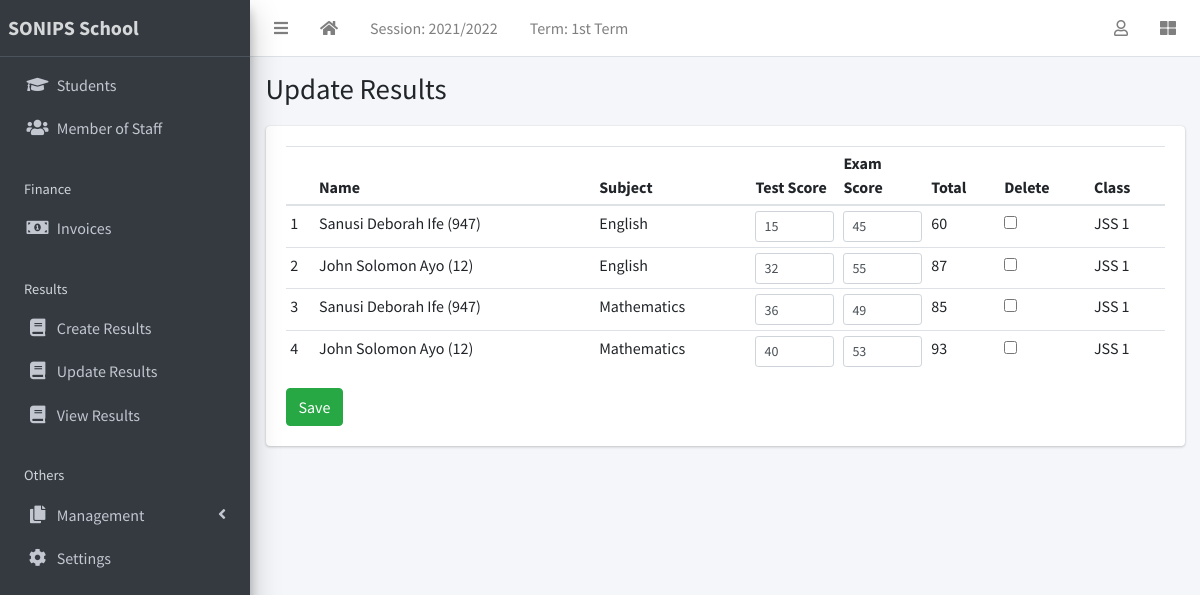
Screenshot of /result/edit-results/ (signed in) with the database file from the repository.
### apps/corecode/models.py (models this page shows, shortened)
class AcademicSession(models.Model):
    name = models.CharField(max_length=200, unique=True)
    current = models.BooleanField(default=True)
    class Meta:
        ordering = ["-name"]

class AcademicTerm(models.Model):
    name = models.CharField(max_length=20, unique=True)
    current = models.BooleanField(default=True)
    class Meta:
        ordering = ["name"]

class Subject(models.Model):
    name = models.CharField(max_length=200, unique=True)
    class Meta:
        ordering = ["name"]
    def __str__(self):
        return self.name

class StudentClass(models.Model):
    name = models.CharField(max_length=200, unique=True)
    class Meta:
        verbose_name = "Class"
        verbose_name_plural = "Classes"
        ordering = ["name"]
    def __str__(self):
        return self.name

### apps/result/models.py (models this page shows, shortened)
class Result(models.Model):
    student = models.ForeignKey(Student, on_delete=models.CASCADE)
    session = models.ForeignKey(AcademicSession, on_delete=models.CASCADE)
    term = models.ForeignKey(AcademicTerm, on_delete=models.CASCADE)
    current_class = models.ForeignKey(StudentClass, on_delete=models.CASCADE)
    subject = models.ForeignKey(Subject, on_delete=models.CASCADE)
    test_score = models.IntegerField(default=0)
    exam_score = models.IntegerField(default=0)
    class Meta:
        ordering = ["subject"]
    def total_score(self):
        return self.test_score + self.exam_score

### apps/students/models.py (models this page shows, shortened)
class Student(models.Model):
    STATUS_CHOICES = [("active", "Active"), ("inactive", "Inactive")]
    GENDER_CHOICES = [("male", "Male"), ("female", "Female")]
    current_status = models.CharField(
        max_length=10, choices=STATUS_CHOICES, default="active"
    )
    registration_number = models.CharField(max_length=200, unique=True)
    surname = models.CharField(max_length=200)
    firstname = models.CharField(max_length=200)
    other_name = models.CharField(max_length=200, blank=True)
    gender = models.CharField(max_length=10, choices=GENDER_CHOICES, default="male")
    date_of_birth = models.DateField(default=timezone.now)
    current_class = models.ForeignKey(
        StudentClass, on_delete=models.SET_NULL, blank=True, null=True
    )
    date_of_admission = models.DateField(default=timezone.now)
    mobile_num_regex = RegexValidator(
        regex="^([0|\+[0-9]{1,5})?([0-9]{10})$", message="Entered mobile number isn't in a right format!"
    )
    parent_mobile_number = models.CharField(
        validators=[mobile_num_regex], max_length=13, blank=True
    )
    address = models.TextField(blank=True)
    others = models.TextField(blank=True)
    passport = models.ImageField(blank=True, upload_to="students/passports/")
    class Meta:
        ordering = ["surname", "firstname", "other_name"]
    def __str__(self):
        return f"{self.surname} {self.firstname} {self.other_name} ({self.registration_number})"

### apps/result/views.py (the view)
# urls.py: path("edit-results/", edit_results, name="edit-results"),
@login_required
def edit_results(request):
    if request.method == "POST":
        form = EditResults(request.POST)
        if form.is_valid():
            form.save()
            messages.success(request, "Results successfully updated")
            return redirect("edit-results")
    else:
        results = Result.objects.filter(
            session=request.current_session, term=request.current_term
        )
        form = EditResults(queryset=results)
    return render(request, "result/edit_results.html", {"formset": form})

### apps/corecode/context_processors.py (called while the page is built)
def site_defaults(request):
    current_session = AcademicSession.objects.get(current=True)
    current_term = AcademicTerm.objects.get(current=True)
    contexts = {
        "current_session": current_session.name,
        "current_term": current_term.name,
    }
    return contexts

### apps/result/templates/result/edit_results.html (shortened to what this page needs)
{% extends 'base.html' %}
{% load widget_tweaks %}
{% block title %}
Update Results
{% endblock title %}
{% block content %}
<form method="POST">
  <table id="studenttable" class="table table-sm">
    <thead>
      <tr>
        <th></th>
        <th>Name</th>
        <th>Subject</th>
        <th>Test Score</th>
        <th>Exam Score</th>
        <th>Total</th>
        <th>Delete</th>
        <th>Class</th>
      </tr>
    </thead>
    <tbody>
      {% for form in formset %}
        <tr>
          <td>{{forloop.counter }}</td>
          <td>{{form.instance.student }}</td>
          <td>{{form.instance.subject}}</td>
          <td style="width: 10%;">{{form.test_score | add_class:"form-control form-control-sm"}}</td>
          <td style="width: 10%;">{{form.exam_score | add_class:"form-control form-control-sm"}}</td>
          <td>{{form.instance.total_score}}</td>
          <td>{{form.DELETE}}</td>
          <td>{{form.instance.current_class}}</td>
        </tr>
      {% endfor %}
    </tbody>
  </table>
  <input type="submit" class="btn btn-success" value="Save">
  </form>
{% endblock content %}

### templates/base.html (shortened to what this page needs)
{% load static %}
<!DOCTYPE html>
<html lang="en">
<head>
  <link rel="stylesheet" href="{% static 'plugins/fontawesome-free/css/all.min.css' %}">
  <link rel="stylesheet" href="{% static 'plugins/toastr/toastr.min.css' %}">
  <link rel="stylesheet" href="{% static 'plugins/overlayScrollbars/css/OverlayScrollbars.min.css' %}">
  <link rel="stylesheet" href="{% static 'plugins/Datatables/datatables.min.css' %}" />
  <link rel="stylesheet" href="{% static 'dist/css/adminlte.min.css' %}">
</head>
<body
  class="hold-transition sidebar-mini layout-fixed layout-navbar-fixed layout-footer-fixed">
  <div class="wrapper">
    <nav class="main-header navbar navbar-expand navbar-white navbar-light">
      <ul class="navbar-nav">
        <li class="nav-item">
          <a class="nav-link" data-widget="pushmenu" href="#" role="button"><i
              class="fas fa-bars"></i></a>
        </li>
        <li class="nav-item d-none d-sm-inline-block">
          <a href="{% url 'home' %} " class="nav-link"><i class="fa fa-home"></i></a>
        </li>
        <li class="nav-item d-none d-sm-inline-block">
          <a href="{% url 'current-session' %}" class="nav-link">Session: {{ current_session }}</a>
        </li>
        <li class="nav-item d-none d-sm-inline-block">
          <a href="{% url 'current-session' %}" class="nav-link">Term: {{ current_term }}</a>
        </li>
      </ul>
      <ul class="navbar-nav ml-auto">
        <li class="nav-item dropdown">
          <a class="nav-link" data-toggle="dropdown" href="#">
            <i class="far fa-user"></i>
          </a>
        </li>
        <li class="nav-item">
          <a class="nav-link" data-widget="control-sidebar" data-slide="true"
            href="#" role="button"><i class="fas fa-th-large"></i></a>
        </li>
      </ul>
    </nav>
    <aside class="main-sidebar sidebar-dark-primary elevation-4">
      <a href="{% url 'home' %}" class="brand-link"><strong>SONIPS School</strong></a>
      <div class="sidebar">
        <nav class="mt-2">
          <ul class="nav nav-pills nav-sidebar flex-column"
            data-widget="treeview" role="menu" data-accordion="false">
            <li class="nav-item">
              <a href="{% url 'student-list' %}" class="nav-link">
                <i class="nav-icon fas fa-graduation-cap"></i>
                <p>
                  Students
                </p>
              </a>
            </li>
            <li class="nav-item">
              <a href="{% url 'staff-list' %}" class="nav-link">
                <i class="nav-icon fas fa-users"></i>
                <p>
                  Member of Staff
                </p>
              </a>
            </li>
            <li class="nav-header">Finance</li>
            <li class="nav-item">
              <a href="{% url 'invoice-list' %}" class="nav-link">
                <i class="nav-icon fas fa-money-bill-alt"></i>
                <p>
                  Invoices
                </p>
              </a>
            </li>
            <li class="nav-header">Results</li>
            <li class="nav-item">
              <a href="{% url 'create-result' %}" class="nav-link">
                <i class="nav-icon fa fa-book"></i>
                <p>
                  Create Results
                </p>
              </a>
            </li>
            <li class="nav-item">
              <a href="{% url 'edit-results' %}" class="nav-link">
                <i class="nav-icon fa fa-book"></i>
                <p>
                  Update Results
                </p>
              </a>
            </li>
            <li class="nav-item">
              <a href="{% url 'view-results' %}" class="nav-link">
                <i class="nav-icon fa fa-book"></i>
                <p>
                  View Results
                </p>
              </a>
            </li>
            <li class="nav-header">Others</li>
            <li class="nav-item has-treeview">
              <a href="#" class="nav-link">
                <i class="nav-icon fas fa-copy"></i>
                <p>
                  Management
                  <i class="fas fa-angle-left right"></i>
                </p>
              </a>
            </li>
            <li class="nav-item">
              <a href="#" class="nav-link">
                <i class="nav-icon fas fa-cog"></i>
                <p>
                  Settings
                </p>
              </a>
            </li>
          </ul>
        </nav>
      </div>
    </aside>
    <div class="content-wrapper">
      <section class="content-header">
        <div class="container-fluid">
          <div class="row mb-1">
            <div class="col-sm-8">
              <h1>{% block title %}{% endblock title %}</h1>
            </div>
            <div class="col-sm-4">
            </div>
          </div>
        </div>
      </section>
      <section class="content">
        <div class="container-fluid">
          <div class="row">
            <div class="col-md-12">
              {% block fullcard %}
              <div class="card">
                <div class="card-body">
                  <div class="row">
                    <div class="col">
                      {% block content %}
                      {% endblock content %}
                    </div>
                  </div>
                </div>
              </div>
              {% endblock fullcard %}
            </div>
          </div>
        </div>
      </section>
    </div>
  </div>
</body>
</html>

### rows the page displays
AcademicSession: name "2021/2022"
AcademicTerm: name "1st Term"
Result: instance.student "Sanusi Deborah Ife (947)", instance.subject "English", instance.total_score "60", instance.current_class "JSS 1"
Result: instance.student "John Solomon Ayo (12)", instance.subject "English", instance.total_score "87", instance.current_class "JSS 1"
Result: instance.student "Sanusi Deborah Ife (947)", instance.subject "Mathematics", instance.total_score "85", instance.current_class "JSS 1"
Result: instance.student "John Solomon Ayo (12)", instance.subject "Mathematics", instance.total_score "93", instance.current_class "JSS 1"
